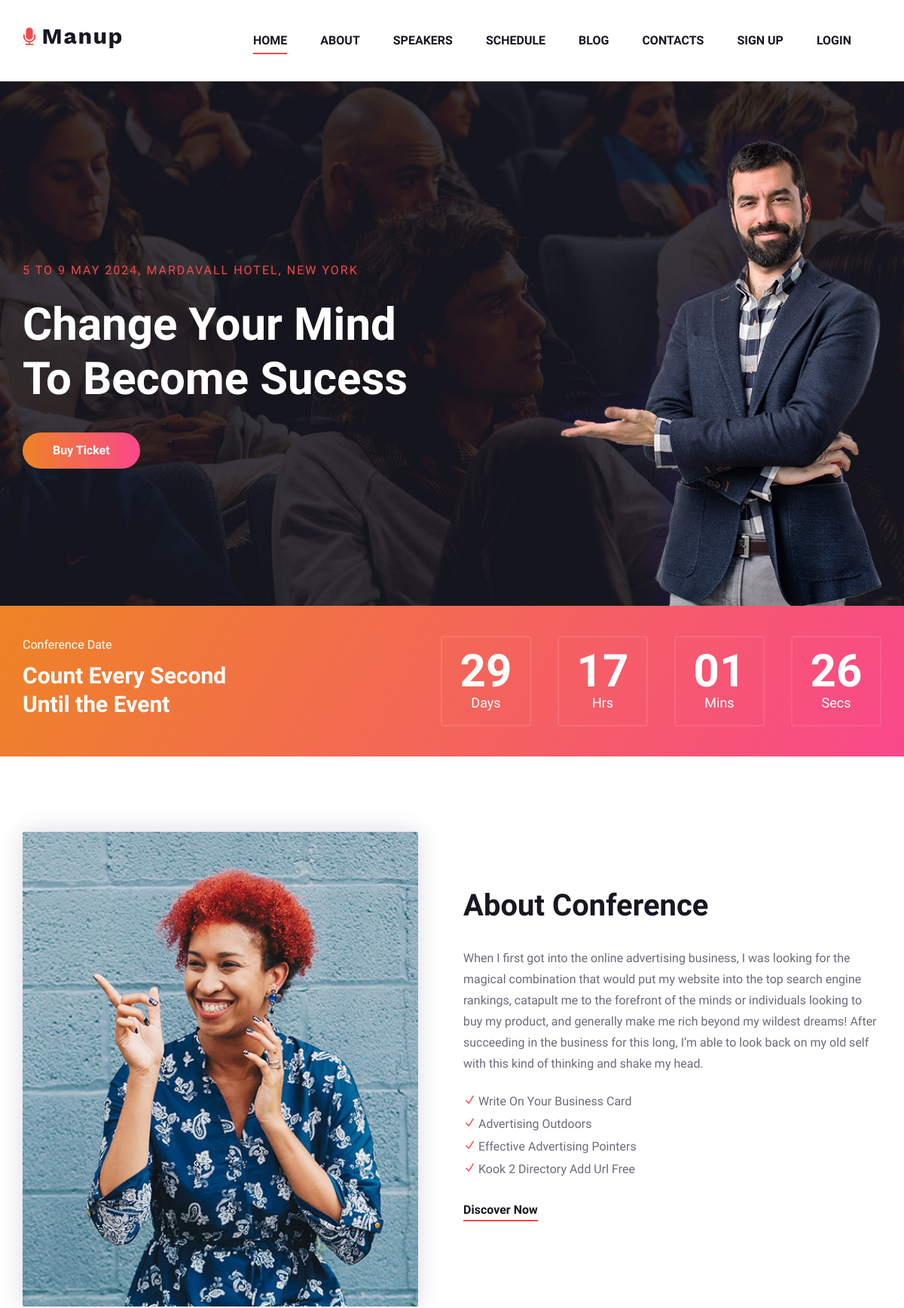
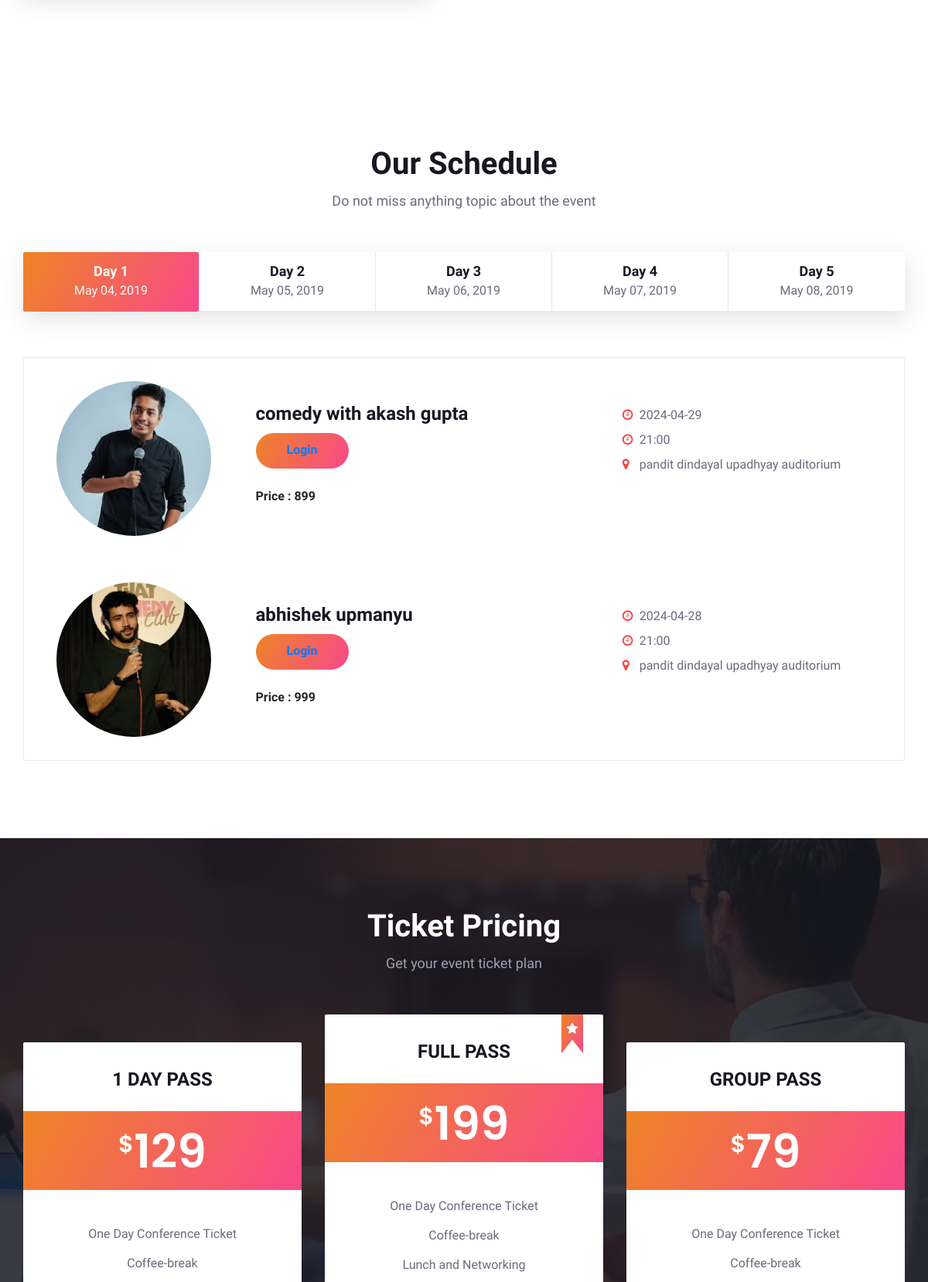
Page /schedule/ (upper part) on the committed database (2 pictures, top to bottom).
### myapp/models.py (models this page shows, shortened)
class Event(models.Model):
	manager=models.ForeignKey(User,on_delete=models.CASCADE)
	event_name=models.CharField(max_length=100)
	event_date=models.CharField(max_length=100)
	event_time=models.CharField(max_length=100)
	event_venue=models.TextField()
	event_picture=models.ImageField(upload_to="event_picture/")
	event_price=models.PositiveIntegerField()

### myapp/views.py (the view)
# urls.py: path('schedule/',views.schedule,name='schedule'),
def schedule(request):
	events=Event.objects.all()
	return render(request,'schedule.html',{'events':events})

### myapp/templates/schedule.html (shortened to what this page needs)
{% extends 'header.html' %}
{% load static %}
{% block content %}
<!DOCTYPE html>
<html lang="zxx">
<head>
</head>
<body>
    <section class="hero-section set-bg" data-setbg="{% static 'assets/img/hero.jpg' %}">
        <div class="container">
            <div class="row">
                <div class="col-lg-7">
                    <div class="hero-text">
                        <span>5 to 9 may 2024, mardavall hotel, New York</span>
                        <h2>Change Your Mind<br /> To Become Sucess</h2>
                        <a href="#" class="primary-btn">Buy Ticket</a>
                    </div>
                </div>
                <div class="col-lg-5">
                    <img src="{% static 'assets/img/hero-right.png' %}">
                </div>
            </div>
        </div>
    </section>
    <section class="counter-section bg-gradient">
        <div class="container">
            <div class="row">
                <div class="col-lg-4">
                    <div class="counter-text">
                        <span>Conference Date</span>
                        <h3>Count Every Second <br />Until the Event</h3>
                    </div>
                </div>
                <div class="col-lg-8">
                    <div class="cd-timer" id="countdown">
                    </div>
                </div>
            </div>
        </div>
    </section>
    <section class="home-about-section spad">
        <div class="container">
            <div class="row">
                <div class="col-lg-6">
                    <div class="ha-pic">
                        <img src="{% static 'assets/img/h-about.jpg' %}" alt="">
                    </div>
                </div>
                <div class="col-lg-6">
                    <div class="ha-text">
                        <h2>About Conference</h2>
                        <p>When I first got into the online advertising business, I was looking for the magical
                            combination that would put my website into the top search engine rankings, catapult me to
                            the forefront of the minds or individuals looking to buy my product, and generally make me
                            rich beyond my wildest dreams! After succeeding in the business for this long, I’m able to
                            look back on my old self with this kind of thinking and shake my head.</p>
                        <ul>
                            <li><span class="icon_check"></span> Write On Your Business Card</li>
                            <li><span class="icon_check"></span> Advertising Outdoors</li>
                            <li><span class="icon_check"></span> Effective Advertising Pointers</li>
                            <li><span class="icon_check"></span> Kook 2 Directory Add Url Free</li>
                        </ul>
                        <a href="#" class="ha-btn">Discover Now</a>
                    </div>
                </div>
            </div>
        </div>
    </section>
    <section class="schedule-section spad">
        <div class="container">
            <div class="row">
                <div class="col-lg-12">
                    <div class="section-title">
                        <h2>Our Schedule</h2>
                        <p>Do not miss anything topic about the event</p>
                    </div>
                </div>
            </div>
            <div class="row">
                <div class="col-lg-12">
                    <div class="schedule-tab">
                        <ul class="nav nav-tabs" role="tablist">
                            <li class="nav-item">
                                <a class="nav-link active" data-toggle="tab" href="#tabs-1" role="tab">
                                    <h5>Day 1</h5>
                                    <p>May 04, 2019</p>
                                </a>
                            </li>
                            <li class="nav-item">
                                <a class="nav-link" data-toggle="tab" href="#tabs-2" role="tab">
                                    <h5>Day 2</h5>
                                    <p>May 05, 2019</p>
                                </a>
                            </li>
                            <li class="nav-item">
                                <a class="nav-link" data-toggle="tab" href="#tabs-3" role="tab">
                                    <h5>Day 3</h5>
                                    <p>May 06, 2019</p>
                                </a>
                            </li>
                            <li class="nav-item">
                                <a class="nav-link" data-toggle="tab" href="#tabs-4" role="tab">
                                    <h5>Day 4</h5>
                                    <p>May 07, 2019</p>
                                </a>
                            </li>
                            <li class="nav-item">
                                <a class="nav-link" data-toggle="tab" href="#tabs-5" role="tab">
                                    <h5>Day 5</h5>
                                    <p>May 08, 2019</p>
                                </a>
                            </li>
                        </ul>
                        <div class="tab-content">
                            <div class="tab-pane active" id="tabs-1" role="tabpanel">
                                <div class="st-content">
                                    <div class="container">
                                        <div class="row">
                                            {% for i in events %}
                                            <div class="col-lg-3">
                                                <div class="sc-pic">
                                                    <img src="{{i.event_picture.url}}" style="height: 200px; width: 200px;" >
                                                </div>
                                            </div>
                                            <div class="col-lg-5">
                                                <div class="sc-text">
                                                    <h4>{{i.event_name}}</h4>
                                                    <ul>
                                                    <div>
                                                        {% if request.session.email %}
                                                       <button type="submit" class="site-btn"><a href="{% url 'event-details' pk=i.pk %}">Details</a></button>
                                                            {% else %}
                                                         <button type="submit" class="site-btn"><a href="{% url 'login' %}">Login</a></button>
                                                         <br><br>
                                                         <b>Price : {{i.event_price}}</b>
                                                            {% endif %}
                                                         </div>
                                                    </ul>
                                                </div>
                                            </div>
                                            <div class="col-lg-4">
                                                <ul class="sc-widget">
                                                      <li><i class="fa fa-clock-o"></i>{{i.event_date}}</li>
                                                    <li><i class="fa fa-clock-o"></i>{{i.event_time}}</li>
                                                    <li><i class="fa fa-map-marker"></i> {{i.event_venue}}
                                                    </li>
                                                </ul>
                                            </div>
                                            {% endfor %}
                                        </div>
                                    </div>
                                </div>
                            </div>
                        </div>
                    </div>
                </div>
            </div>
        </div>
    </section>
    <section class="pricing-section set-bg spad" data-setbg="{% static 'assets/img/pricing-bg.jpg' %}">
        <div class="container">
            <div class="row">
                <div class="col-lg-12">
                    <div class="section-title">
                        <h2>Ticket Pricing</h2>
                        <p>Get your event ticket plan</p>
                    </div>
                </div>
            </div>
            <div class="row justify-content-center">
                <div class="col-lg-4 col-md-8">
                    <div class="price-item">
                        <h4>1 Day Pass</h4>
                        <div class="pi-price">
                            <h2><span>$</span>129</h2>
                        </div>
                        <ul>
                            <li>One Day Conference Ticket</li>
                            <li>Coffee-break</li>
                            <li>Lunch and Networking</li>
                        </ul>
                    </div>
                </div>
                <div class="col-lg-4 col-md-8">
                    <div class="price-item top-rated">
                        <div class="tr-tag">
                            <i class="fa fa-star"></i>
                        </div>
                        <h4>Full Pass</h4>
                        <div class="pi-price">
                            <h2><span>$</span>199</h2>
                        </div>
                        <ul>
                            <li>One Day Conference Ticket</li>
                            <li>Coffee-break</li>
                            <li>Lunch and Networking</li>
                        </ul>
                    </div>
                </div>
                <div class="col-lg-4 col-md-8">
                    <div class="price-item">
                        <h4>Group Pass</h4>
                        <div class="pi-price">
                            <h2><span>$</span>79</h2>
                        </div>
                        <ul>
                            <li>One Day Conference Ticket</li>
                            <li>Coffee-break</li>
                            <li>Lunch and Networking</li>
                        </ul>
                    </div>
                </div>
            </div>
        </div>
    </section>
</body>
</html>
{% endblock %}

### myapp/templates/header.html (shortened to what this page needs)
{% load static %}
<!DOCTYPE html>
<html lang="zxx">
<head>
    <link rel="stylesheet" href="{% static 'assets/css/bootstrap.min.css' %}" type="text/css">
    <link rel="stylesheet" href="{% static 'assets/css/font-awesome.min.css' %}" type="text/css">
    <link rel="stylesheet" href="{% static 'assets/css/elegant-icons.css' %}" type="text/css">
    <link rel="stylesheet" href="{% static 'assets/css/owl.carousel.min.css' %}" type="text/css">
    <link rel="stylesheet" href="{% static 'assets/css/magnific-popup.css' %}" type="text/css">
    <link rel="stylesheet" href="{% static 'assets/css/slicknav.min.css' %}" type="text/css">
    <link rel="stylesheet" href="{% static 'assets/css/style.css' %}" type="text/css">
</head>
<body>
    <header class="header-section">
        <div class="container">
            <div class="logo">
                <a href="/">
                    <img src="{% static 'assets/img/logo.png' %}" alt="">
                </a>
            </div>
            <div class="nav-menu">
                <nav class="mainmenu mobile-menu">
                    <ul>
                        <li class="active"><a href="/">Home</a></li>
                        <li><a href="{% url 'about' %}">About</a></li>
                        <li><a href="{% url 'speaker' %}">Speakers</a>
                        </li>
                        <li><a href="{% url 'schedule'%}">Schedule</a></li>
                        <li><a href="{% url 'blog'%}">Blog</a></li>
                        <li><a href="{% url 'contact'%}">Contacts</a></li>
                        {% if request.session.email %}
                            <li><a href="{% url 'logout'%}">Logout</a></li>
                            <li><a href="{% url 'myevents' %}">My Booking</a></li>
                            <li><a href="{% url 'profile'%}"><img src="{{request.session.profile_picture}}" style="width: 30px ; height: 30px;"></a></li>
                        {%  else %}
                            <li><a href="{% url 'signup'%}">Sign up</a></li>
                            <li><a href="{% url 'login'%}">Login</a></li>
                        {% endif %}
                    </ul>
                </nav>
            </div>
        </div>
    </header>
{% block content %}
{% endblock%}
</body>
</html>

### rows in the picture
Event: event_picture (picture), event_name "comedy with akash gupta", event_price "899", event_date "2024-04-29", event_time "21:00", event_venue "pandit dindayal upadhyay auditorium"
Event: event_picture (picture), event_name "abhishek upmanyu", event_price "999", event_date "2024-04-28", event_time "21:00", event_venue "pandit dindayal upadhyay auditorium"
